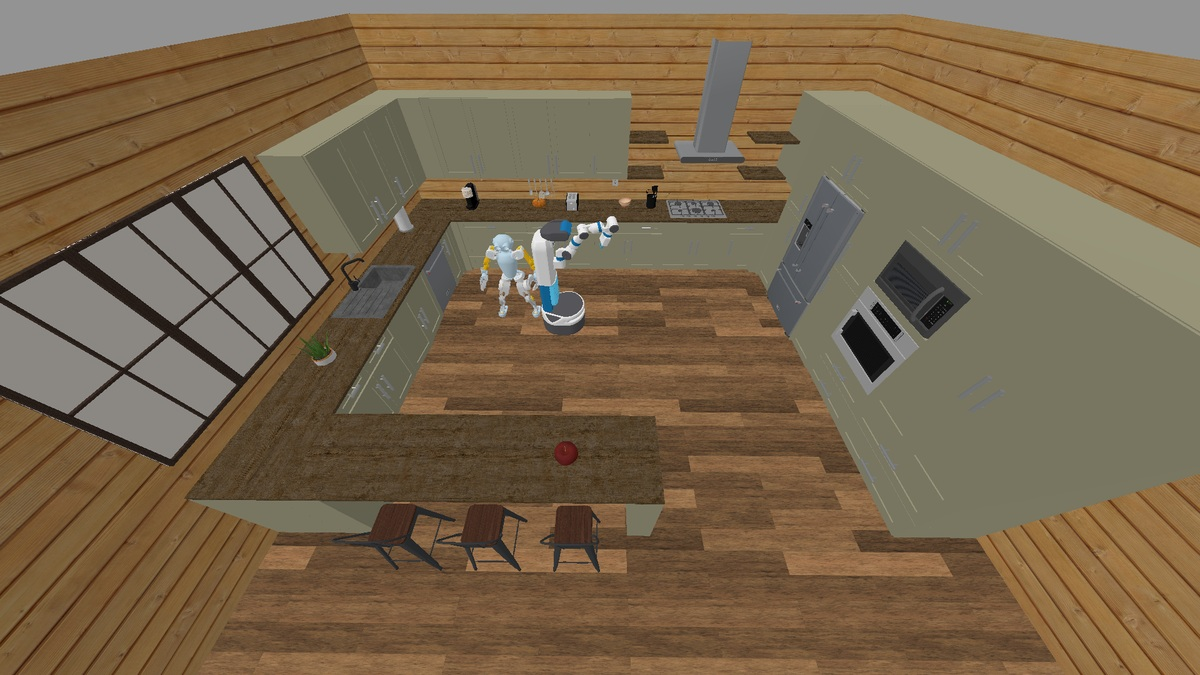
#> input picture 0.png, 1200 x 675 px
$ python draw.py 0.png '3,1;123,543@100,100;200,200' output.png
#> lines starting #> are read from the running program, lines starting #| are printed output that depends on the picture; after the words box and inside, x2 and y2 are one past the last pixel; in counts of white or black regions, pixels touching at a corner belong together
import cv2
import numpy as np
import argparse


def parse_points(s: str):
    """
    Parse a string of points in the format "x1,y1;x2,y2;...@x3,y3;x4,y4;..."
    into a list of lists of (x, y) integer tuples.
    Each line is separated by @ symbol.
    """
#> called with s = '3,1;123,543@100,100;200,200'
    lines = []
    for line in s.split('@'):
        if not line:
            continue
        pts = []
        for part in line.split(';'):
            if not part:
                continue
            x_str, y_str = part.split(',')
            pts.append((int(x_str), int(y_str)))
        if pts:
            lines.append(pts)
    return lines


def draw_lines_on_image(input_path: str, lines: list,
                        output_path: str, colors: list = None,
                        thicknesses: list = None):
    """
    Draw multiple smooth anti-aliased lines on the image.

    Args:
        input_path: Path to the source image file.
        lines: List of lists of (x, y) tuples, each list represents a line.
        output_path: Path where to save the resulting image.
        colors: List of BGR color tuples for each line (default: all green).
        thicknesses: List of thickness values for each line (default: all 2 pixels).
    """
#> called with input_path = '0.png', output_path = 'output.png'
    # Read the image
    img = cv2.imread(input_path)
#> img is the input picture: shape (675, 1200, 3); mean B, G, R 76, 101.5, 120.8
    if img is None:
        raise FileNotFoundError(f"Could not load image at {input_path}")

    # Set default colors and thicknesses if not provided
    if colors is None:
        colors = [(0, 255, 0)] * len(lines)  # Default green
    if thicknesses is None:
        thicknesses = [2] * len(lines)  # Default thickness 2

    # Draw each line
    for line, color, thickness in zip(lines, colors, thicknesses):
        # Convert points to numpy array of shape (-1, 1, 2)
        pts_array = np.array(line, dtype=np.int32).reshape((-1, 1, 2))

        # Draw polyline with anti-aliasing
        cv2.polylines(img, [pts_array], isClosed=False, color=color,
                      thickness=thickness, lineType=cv2.LINE_AA)

        # Optionally draw circles at each point for visual emphasis
        for pt in line:
            cv2.circle(img, pt, radius=max(thickness+1, 4), color=color,
                       thickness=-1, lineType=cv2.LINE_AA)
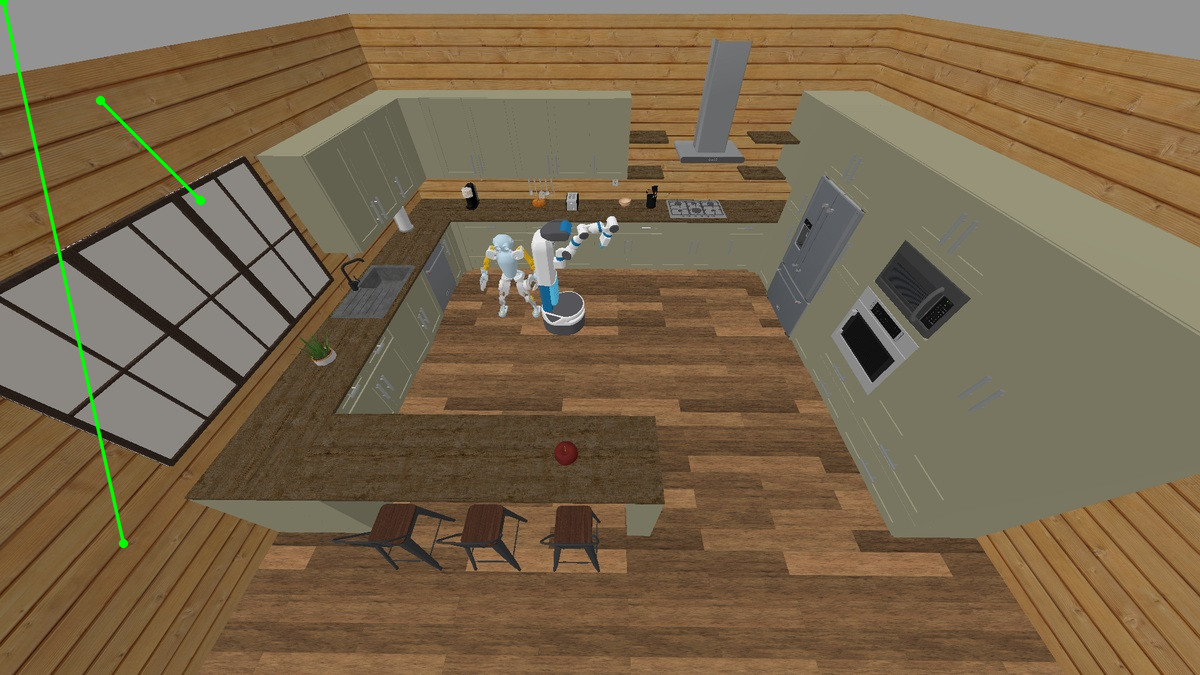
#> img: shape (675, 1200, 3); 0.43% of pixels changed, all inside (x1, y1, x2, y2) = (0, 0, 206, 549)

    # Save output
    cv2.imwrite(output_path, img)


if __name__ == '__main__':
    parser = argparse.ArgumentParser(
        description='Draw multiple smooth lines on an image.')
    parser.add_argument('input_image', help='Path to the input image file')
    parser.add_argument('points',
                        help='Coordinates in "x1,y1;x2,y2;...@x3,y3;x4,y4;..." format. '
                             'Use @ to separate different lines.')
    parser.add_argument('output_image', help='Path to save the output image')
    parser.add_argument('--colors', default=None,
                        help='Line colors as "B1,G1,R1;B2,G2,R2;..." (default: all green)')
    parser.add_argument('--thicknesses', default=None,
                        help='Line thicknesses as "t1,t2,..." (default: all 2)')
    args = parser.parse_args()

    # Parse the points
    lines = parse_points(args.points)

    # Parse colors if provided
    colors = None
    if args.colors:
        colors = []
        for color_str in args.colors.split(';'):
            b, g, r = map(int, color_str.split(','))
            colors.append((b, g, r))

    # Parse thicknesses if provided
    thicknesses = None
    if args.thicknesses:
        thicknesses = list(map(int, args.thicknesses.split(',')))

    draw_lines_on_image(
        args.input_image,
        lines,
        args.output_image,
        colors=colors,
        thicknesses=thicknesses
    )

    print(f"Output image saved to {args.output_image}")


    #python draw.py 0.png "3,1;123,543@100,100;200,200" output.png
